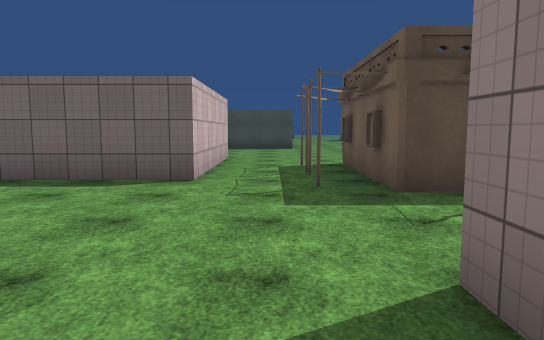
[1] (above)

24 first-person views from a walk through a scene from a Unity 3-D project. The camera is 1.5 m above the floor, tilts 6° down and sees 70° across. The floor is counted in squares, 2 m on a side. Each view is taken from the middle of a square. On the plan, view 1 faces up. The plan holds only what a view shows up to about 12 squares ahead; the rest is blank. The place goes on beyond the plan. The player character is not drawn. Some animated figures are not drawn. Some surface patterns are stand-ins.

[2]
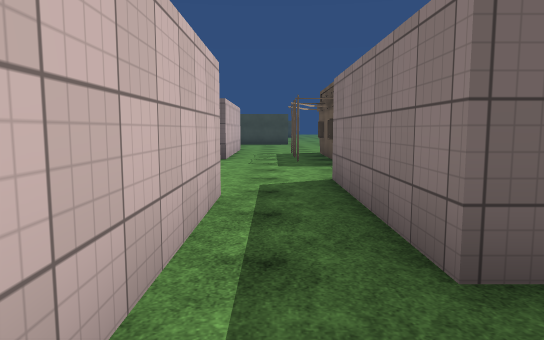

[3]
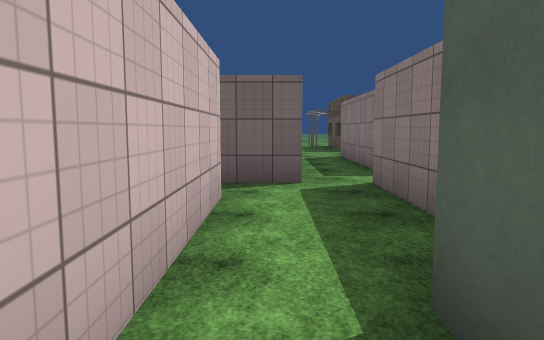

[4]
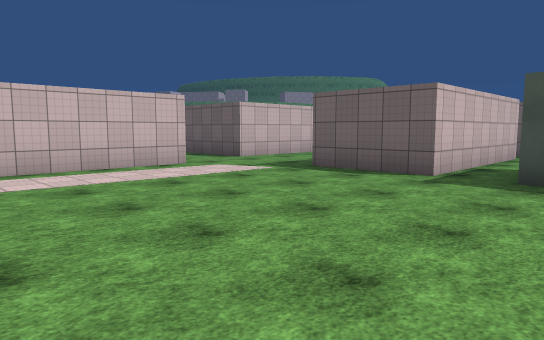

[5]
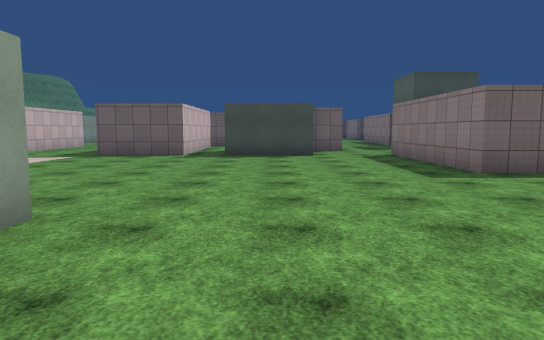

[6]
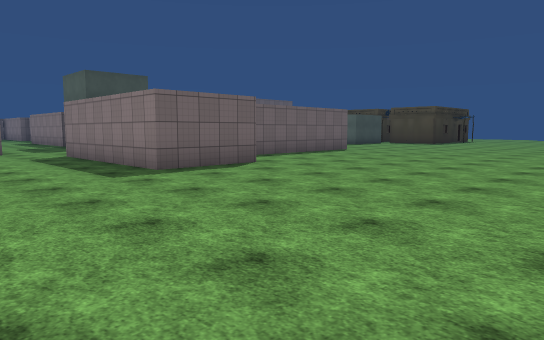

[7]
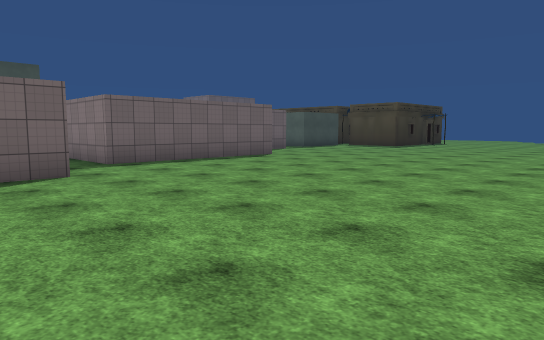

[8]
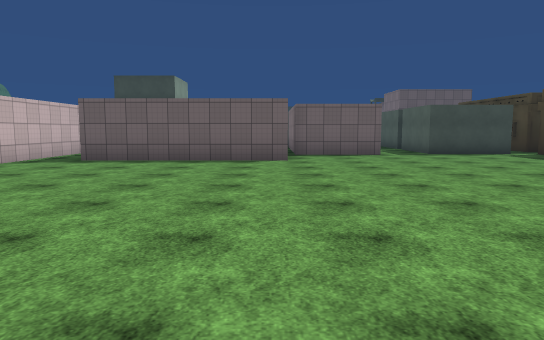

[9]
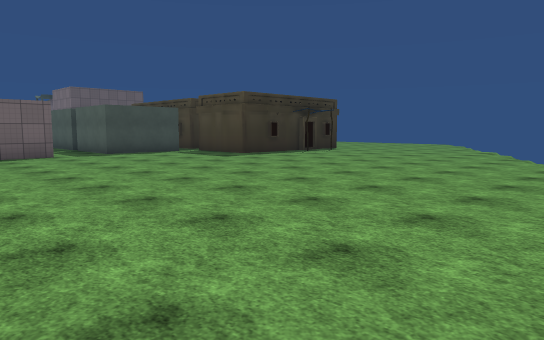

[10]
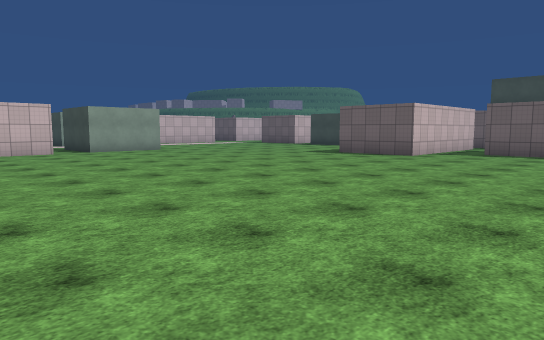

[11]
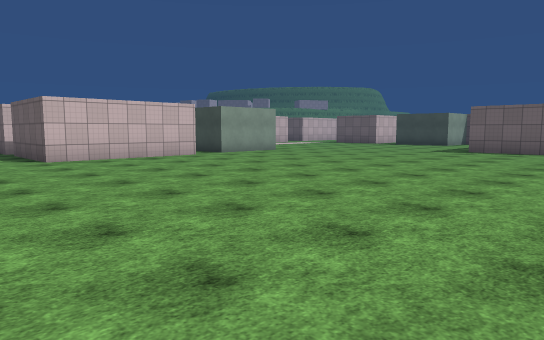

[12]
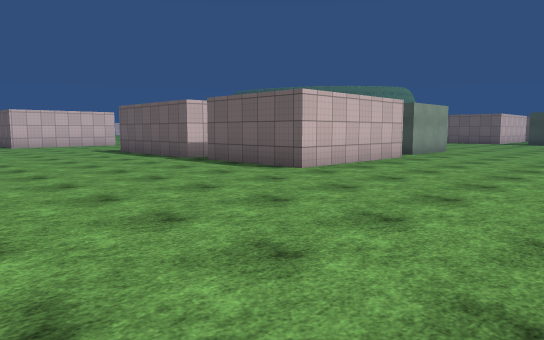

[13]
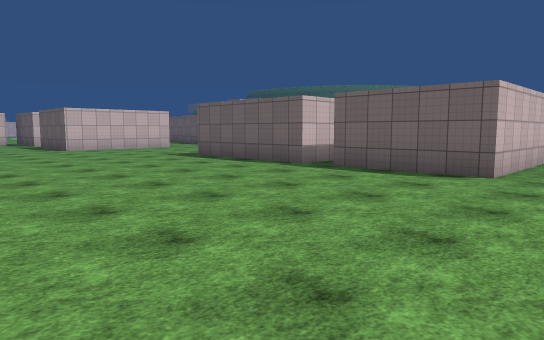

[14]
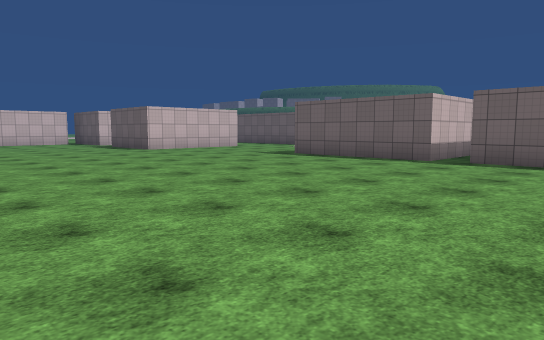

[15]
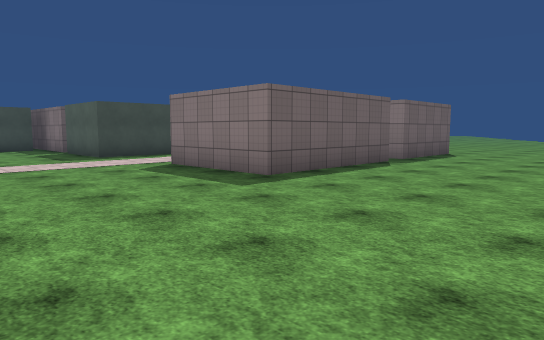

[16]
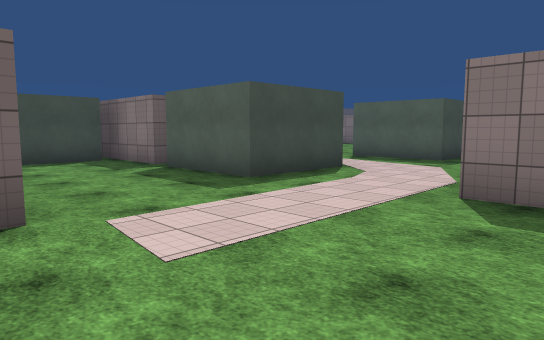

[17]
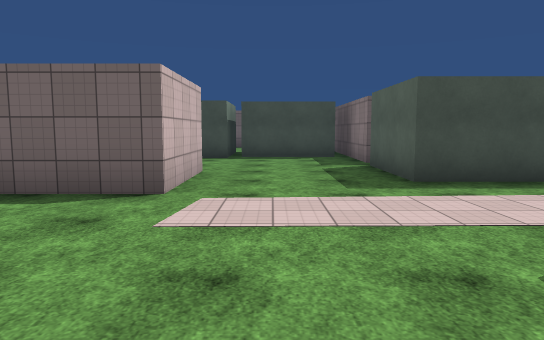

[18]
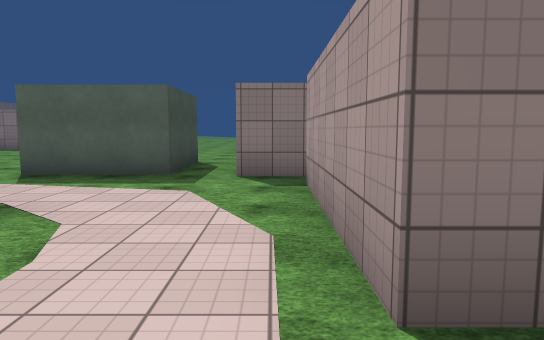

[19]
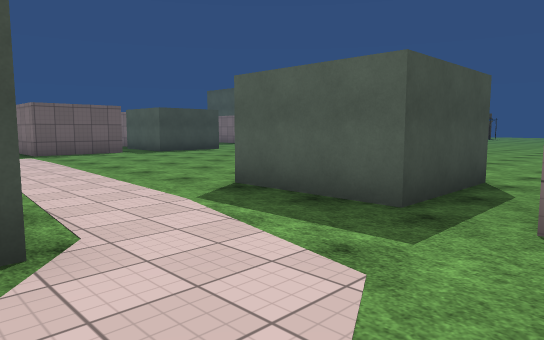

[20]
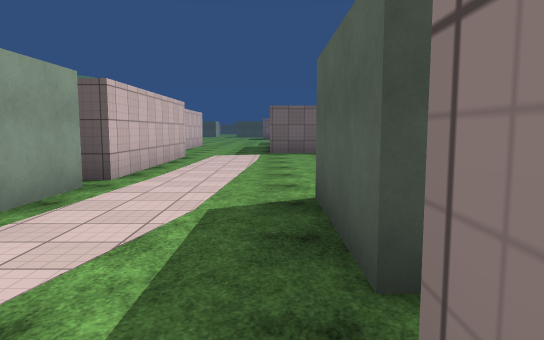

[21]
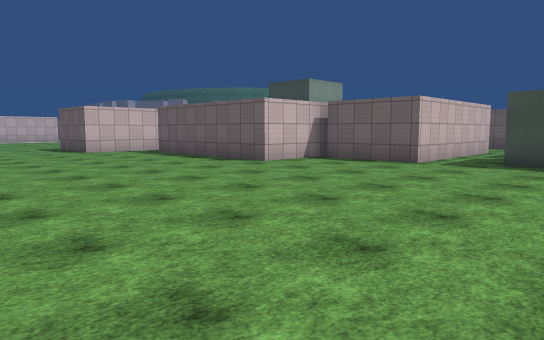

[22]
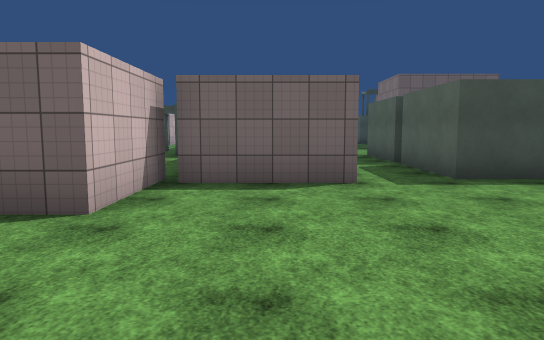

[23]
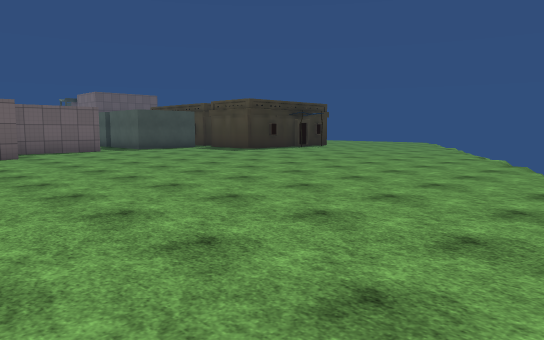

[24]
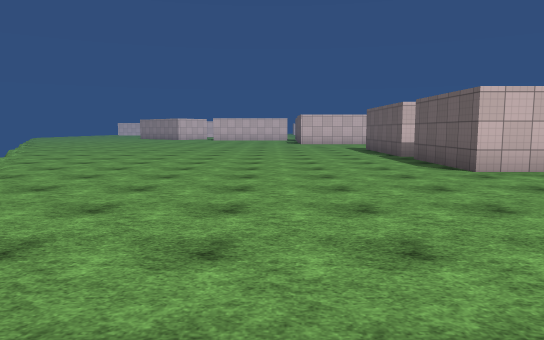

### Floor plan
Points are (right, up) in squares from view 1. A wall is a line through its corners. A room is listed if a view was taken in it or the views show most of it. See-through windows are left out.
Room 1 (view 1)
walls: (1.4, -2.2) (0.9, -2.2) (0.9, 0.5); (-0.6, 0.5) (-0.6, -3.2)
ways out: opening at (0, -4) to room 2; opening at (0, 0)
Room 2 (view 2)
walls: (-1.6, -4.8) (-1.6, -7.4); (-0.5, -3.6) (-1.9, -3.6); (0.4, -5.8) (0.4, -3.5)
ways out: opening at (0, -4) to room 1; opening at (-1, -7) to room 3; opening at (-2.5, -4)
Room 3 (views 3, 4, 5, 6, 7, 8, 9, 10, 11, 12, 13, 14, 15, 16, 17, 18, 19, 20, 21, 22, 23, 24)
walls: (-0.8, -21.4) (-0.8, -25.4) (-3.8, -25.4) (-3.8, -25); (-1, -17.8) (-1, -20.3) (-3.5, -20.3) (-3.5, -17.8); (-3.8, -22.6) (-3.8, -21.4); (-4.6, -22.9) (-4.6, -25.4) (-8.6, -25.4) (-8.6, -22.5) (-4.6, -22.5); (-6.4, -19.5) (-9, -19.5) (-9, -16.9); (-6.4, -16.9) (-6.4, -18.6); (7.1, -9.9) (7.1, -14.4) (4.6, -14.4) (4.6, -10.4); (2.2, -9.9) (-0.4, -9.9); (13.4, -10.1) (13.4, -12.6) (8.4, -12.6) (8.4, -10.1); (-9, -16.3) (-9, -13); (-0.3, -8.1) (-0.3, -7.4); (-6.4, -11.2) (-6.4, -16.3); (-9.2, -14.4) (-11.9, -14.4); (-1.6, -7.4) (-1.6, -9.8) (-4.1, -9.8); (-12.3, -18) (-12.3, -20.5) (-13.5, -20.5); (-12.3, -13.1) (-12.3, -14.8) (-12.9, -14.8); (20.4, -10.2) (17.8, -10.2) (17.8, -7.6); (17.8, -7.2) (17.8, -5.5); (16.2, -5.8) (16.2, -10.6) (13.6, -10.6)
ways out: opening at (-1, -7) to room 2; opening at (-5.5, -10.5); opening at (3.5, -10); opening at (17, -6)

Where each view was taken, in squares from view 1:
view 1: 0 up, 0 right, facing up
view 2: 4 down, 0 right, facing up
view 3: 9 down, 1 left, facing up
view 4: 16 down, 1 right, facing up-left
view 5: 21 down, 1 right, facing up
view 6: 21 down, 1 right, facing up-right
view 7: 21 down, 5 right, facing up-right
view 8: 22 down, 13 right, facing up
view 9: 22 down, 13 right, facing up-right
view 10: 25 down, 12 right, facing up-left
view 11: 28 down, 9 right, facing up-left
view 12: 31 down, 4 right, facing up-left
view 13: 32 down, 1 right, facing up-left
view 14: 34 down, 1 left, facing up-left
view 15: 30 down, 13 left, facing up-right
view 16: 24 down, 13 left, facing up-right
view 17: 25 down, 11 left, facing up
view 18: 22 down, 10 left, facing right
view 19: 22 down, 7 left, facing up-right
view 20: 22 down, 4 left, facing up
view 21: 19 down, 20 right, facing up-left
view 22: 16 down, 15 right, facing up
view 23: 24 down, 11 right, facing up-right
view 24: 29 down, 6 right, facing left
